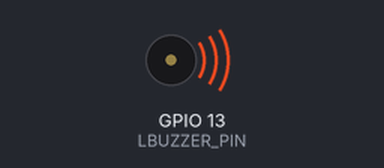
The program below on a simulated Raspberry Pi (BCM pin numbers). On the bench: buzzer (waves = sounding). At 1.6 s the program stops and its outputs stay as they are.

Above: at 0.2 s.
Timing chart, 0 to 3.0 s (numbered marks = the images above):
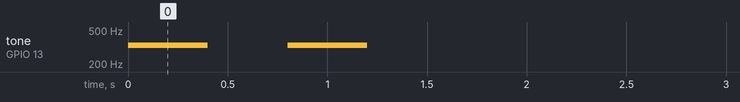

The program:

piezo_buzzer.py
```python
import RPi.GPIO as GPIO
import time

RBUZZER_PIN = 6
LBUZZER_PIN = 13
GPIO.setmode(GPIO.BCM)
GPIO.setup(RBUZZER_PIN, GPIO.OUT)
GPIO.setup(LBUZZER_PIN, GPIO.OUT)

#주파수 : 도(262Hz)
Rpwm = GPIO.PWM(RBUZZER_PIN, 262)
Lpwm = GPIO.PWM(LBUZZER_PIN, 262)
Rpwm.start(50) #duty cycle (0~100)
Lpwm.start(50) #duty cycle (0~100)

try:
    Rpwm.ChangeFrequency(330)
    Lpwm.ChangeFrequency(330)
    for i in range (2):
        time.sleep(0.4)
        Rpwm.start(0)
        Lpwm.start(0)
        time.sleep(0.4)
        Rpwm.start(50)
        Lpwm.start(50)

finally:
    Rpwm.stop()
    Lpwm.stop()
    GPIO.cleanup()
```

Measured:
- by itself, tone on GPIO 13 (LBUZZER_PIN): alternates 330 Hz for 0.40 s and silent for 0.40 s, 4 changes in all, then stays silent
